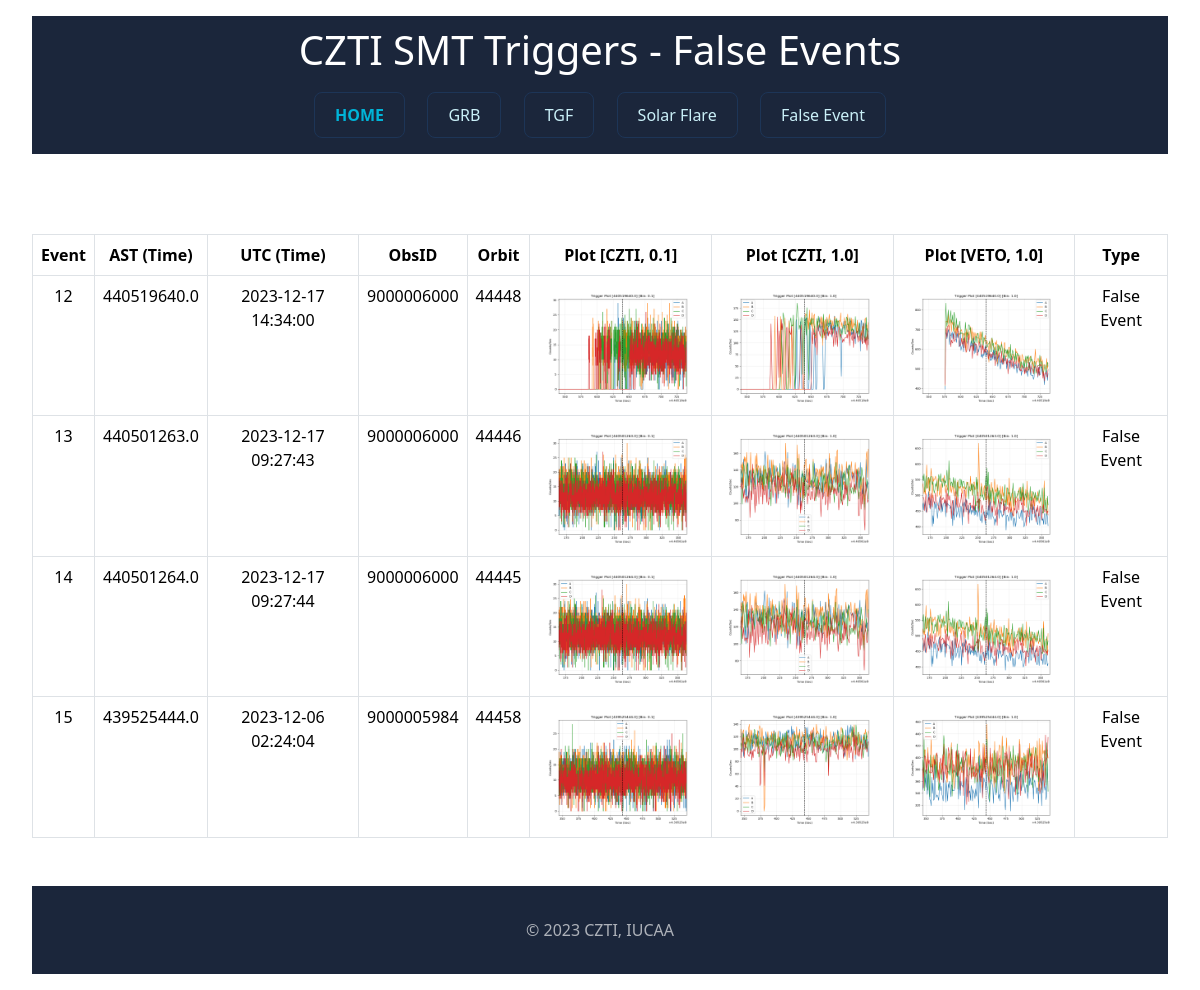
The app's page /false, older data.
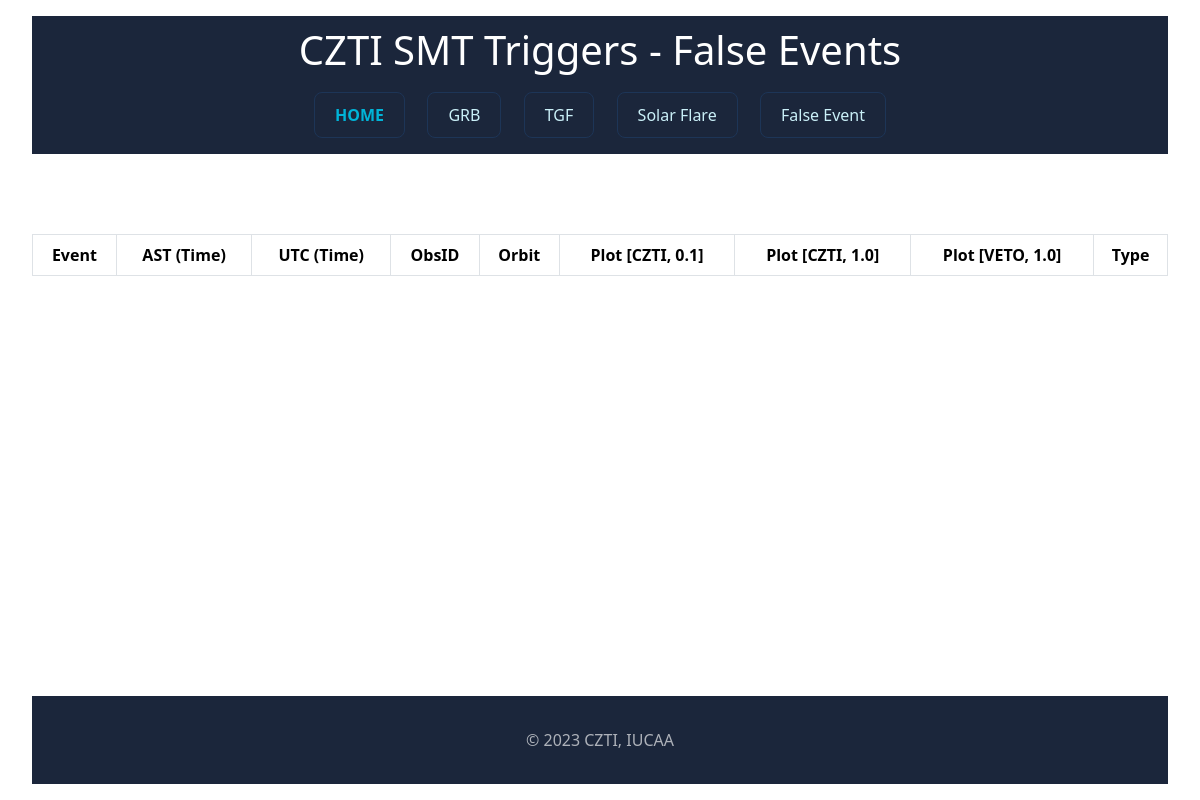
The same page, newer data.
### tables this page shows
CREATE TABLE events (event_id INTEGER PRIMARY KEY AUTOINCREMENT, event_obsid TEXT, event_orbit TEXT, event_ast TEXT, event_utc TEXT, event_type TEXT);

### app.py (the view)
@app.route("/false")
def false_page():
    rows = getdatadb()
    return render_template('false.html', elem=rows)

### app.py (called while the page is built)
def getdatadb():
    conn = sqlite3.connect(DATABASE)
    cursor = conn.cursor()
    query = "SELECT * FROM events;"
    cursor.execute(query)
    dbrow = cursor.fetchall()
    columns = [desc[0] for desc in cursor.description]
    rowdata = []
    for row in dbrow:
        row_dict = dict(zip(columns, row))
        rowdata.append(row_dict)
    cursor.close()
    conn.close()
    return rowdata

### templates/false.html (shortened to what this page needs)
<!DOCTYPE html>
<html lang="en">
<head>
    <link href="https://cdn.jsdelivr.net/npm/bootstrap@5.3.2/dist/css/bootstrap.min.css" rel="stylesheet">
</head>
<body>
    <nav>
        <h1>CZTI SMT Triggers - False Events</h1>
        <div class="info-section">
            <a href="{{ url_for('hello_czti') }}" class="button home-button">HOME</a>
            <a href="{{ url_for('grb_page') }}" class="button">GRB</a>
            <a href="{{ url_for('tgf_page') }}" class="button">TGF</a>
            <a href="{{ url_for('solar_page') }}" class="button">Solar Flare</a>
            <a href="{{ url_for('false_page') }}" class="button">False Event</a>
        </div>
    </nav>
    <div class="table-responsive">
        <table class="table table-hover table-bordered">
            <thead>
                <tr>
                    <th>Event</th>
                    <th>AST (Time)</th>
                    <th>UTC (Time)</th>
                    <th>ObsID</th>
                    <th>Orbit</th>
                    <th>Plot [CZTI, 0.1]</th>
                    <th>Plot [CZTI, 1.0]</th>
                    <th>Plot [VETO, 1.0]</th>
                    <th>Type</th>
                </tr>
            </thead>
            <tbody>
                {% for val in elem %}
                    {% if val['event_type'] == 'False Event' %}
                        <tr>
                            <td>{{val['event_id']}}</td>
                            <td>{{val['event_ast']}}</td>
                            <td>{{val['event_utc']}}</td>
                            <td>{{val['event_obsid'][20:30]}}</td>
                            <td>{{val['event_orbit']}}</td>
                            <td><img src="static/{{val['event_ast']}}/{{val['event_ast']}}_0.1_CZTI.png"></td>
                            <td><img src="static/{{val['event_ast']}}/{{val['event_ast']}}_1.0_CZTI.png"></td>
                            <td><img src="static/{{val['event_ast']}}/{{val['event_ast']}}_1.0_VETO.png"></td>
                            <td>{{val['event_type']}}</td>
                        </tr>
                    {% endif %}
                {% endfor %}
            </tbody>
        </table>
    </div>
    <footer>
        <p>&copy; 2023 CZTI, IUCAA</p>
    </footer>
</body>
</html>

Row changes from the older to the newer data that the page shows:
no longer on this page (row edited): events: event_id "12", event_ast "440519640.0", event_utc "2023-12-17 14:34:00", event_obsid "9000006000", event_orbit "44448", event_ast (picture), event_type "False Event"
no longer on this page (row edited): events: event_id "13", event_ast "440501263.0", event_utc "2023-12-17 09:27:43", event_obsid "9000006000", event_orbit "44446", event_ast (picture), event_type "False Event"
no longer on this page (row edited): events: event_id "14", event_ast "440501264.0", event_utc "2023-12-17 09:27:44", event_obsid "9000006000", event_orbit "44445", event_ast (picture), event_type "False Event"
no longer on this page (row edited): events: event_id "15", event_ast "439525444.0", event_utc "2023-12-06 02:24:04", event_obsid "9000005984", event_orbit "44458", event_ast (picture), event_type "False Event"
